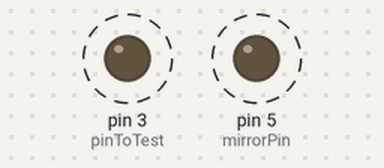
Simulated run of this sketch. Board: Arduino Uno, built with avr-gcc and run on an emulated ATmega328P. Shown: output pins drawn as LEDs (lit = HIGH). Dashed ring = blinking. At 10.4 s the program stops and its outputs stay as they are.

Above: at 0.5 s.
Timing chart, 0 to 3.0 s (numbered marks = the images above):
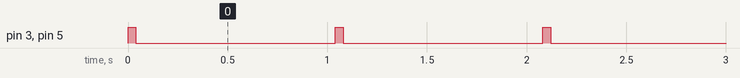

The sketch:

testPinsInSync.ino
```cpp
const int pinToTest = 3; // Original pin
const int mirrorPin = 5; // Pin to mirror the behavior of pinToTest
const int pulseCount = 10; // Number of pulses to generate
const int pulseDuration = 40; // Duration (ms) of each half cycle in milliseconds (50% duty cycle for 1Hz)
const int pulseDelay = 1000;

void setup() {
  pinMode(pinToTest, OUTPUT); // Set pinToTest as an output
  pinMode(mirrorPin, OUTPUT); // Set mirrorPin as an output
  digitalWrite(pinToTest, LOW); // Initialize pinToTest to LOW
  digitalWrite(mirrorPin, LOW); // Initialize mirrorPin to LOW
}

void setPins(int state) {
  digitalWrite(pinToTest, state);
  digitalWrite(mirrorPin, state);
}

void loop() {
  for (int i = 0; i < pulseCount; i++) {
    setPins(HIGH); // Set both pins HIGH
    delay(pulseDuration); // Wait for the duration of the HIGH pulse
    setPins(LOW); // Set both pins LOW
    delay(pulseDelay); // Wait for the duration of the LOW pulse
  }

  // Halt the loop after generating the pulses
  while (true);
}
```

Measured:
- by itself, pin 3 (pinToTest), pin 5 (mirrorPin): alternates HIGH for 0.04 s and LOW for 1.0 s, 20 changes in all, then stays LOW
